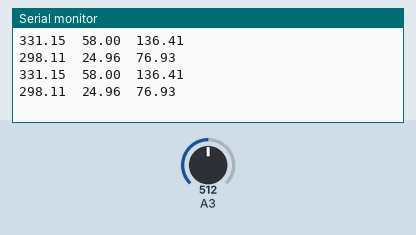
Simulated run of this sketch. Board: Arduino Uno, built with avr-gcc and run on an emulated ATmega328P. Parts: the last lines printed to the serial monitor. Inputs (shaded band) come from the test bench; at power-on: A3 = 512.

Above: at 1.8 s.
1.9 s: A3 set to 716
At 2.4 s:
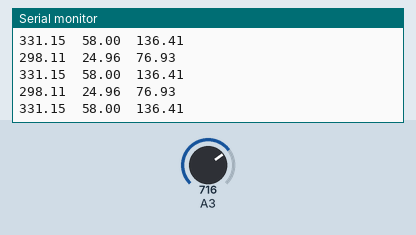
3.4 s: A3 set to 900
At 3.9 s:
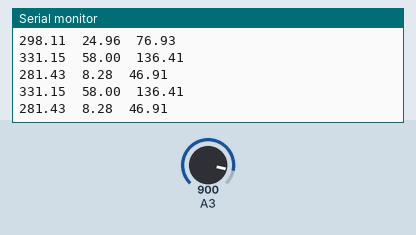
Timing chart, 0 to 6.4 s (numbered marks = the images above; inputs shaded):
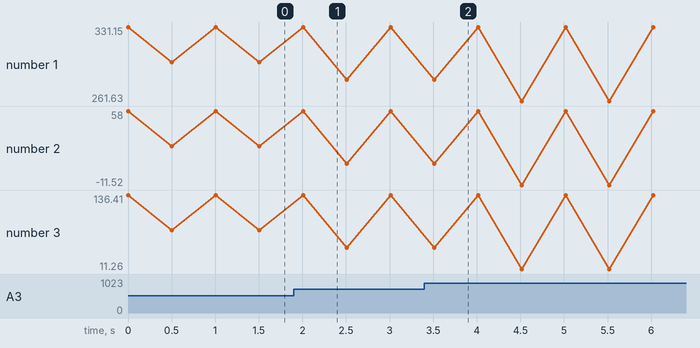

Measured:
- plotted number 1: 331.15 → 261.63 after the input at 3.4 s
- plotted number 2: 58 → -11.52 after the input at 3.4 s
- plotted number 3: 136.41 → 11.26 after the input at 3.4 s

The sketch:

NTC10K.ino
```cpp
#define set_bit(reg,bit_x) (reg|=(1<<bit_x))
double temp[3] = {0.0, 0.0, 0.0};
bool convertido = 1;
int lerAnalog(uint8_t pin){//pin 0 a 7
  ADMUX = 0b01000000 + pin; // tensão de referência AVCC e pin como entrada do ADC (REFS)
  if (convertido) {
    set_bit(ADCSRA,ADSC); // iniciar leitura em A0
    convertido = 0;
  }
  if (!(ADCSRA & (1<<ADSC))) {
    convertido = 1;
    return (ADC);
  }
}
void ler_temp(uint8_t pin){
  double  Rsup = 10000.0,                         //Resistor superior
          Rd0 = 10000.0,                          //Resistencia do NTC a 25°C
          T0 = 298.15,                            //25°C em Kelvin
          T1 = 273.15,                             //Temperatura de referência 1
          T2 = 373.15,                             //Temperatura de referêcia 2
          RT1 = 35563.0,                          //Reseistência do NTC em T1
          RT2 = 549.4,                            //Resistência do NTC em T2
          beta = log(RT1/RT2)/((1/T1)-(1/T2)),    //Constante do termistor
          Rinf = Rd0*exp(-beta/T0),               //Parâmetro de resistência
          Vadc = 0.0,                             //Tensão lida pelo ADC
          Rntc = 0.0;                             //Resistencia do NTC

  float leitura = lerAnalog(pin);// lerAnalog(A0);
  Vadc = (5.0*leitura)/1023;
  Rntc = Vadc * (10000/(5.0-Vadc));
  temp[0] = beta/log(Rntc/Rinf);                  //Temperatura em Kelvin
  temp[1] = temp[0] - 273.15;                     //Remperatura em Celsius
  temp[2] = (temp[1] * 9/5) + 32;
}
void setup() {
  ADCSRA = 0b10000111; // Enable ADC, prescaler = 128
  Serial.begin(9600);
}

void loop() {
  char escala[3];
  escala[0] = "K";escala[1] = "C"; escala[2] = "F";
  ler_temp(3);
  for(int i = 0; i <= 2; i++){
    Serial.print(temp[i]);Serial.print("\t");
  }
  Serial.println();
  _delay_ms(500);
}
```
